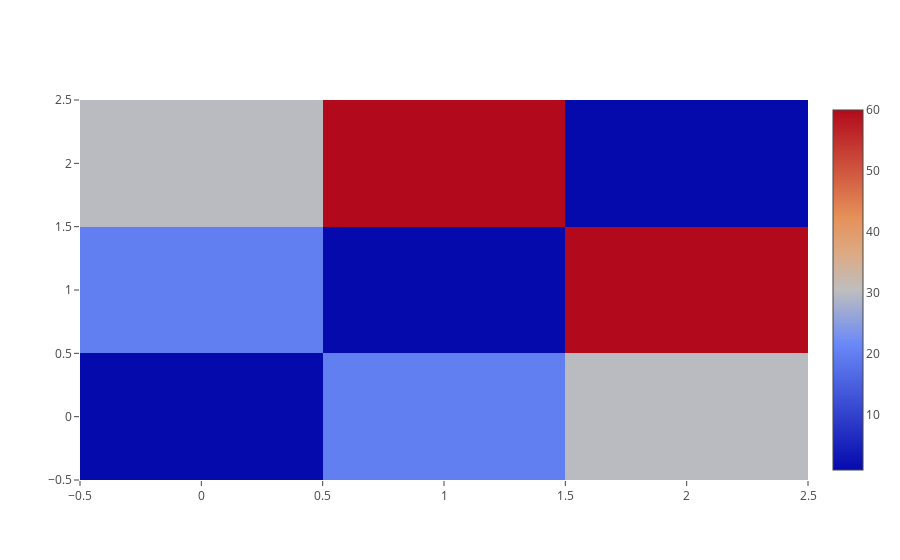

Write notebook code for a chart like this one.
### Markdown cell above
## Plotly(data: plotly.graph_objs.graph_objs.Heatmap)

Using [plotly](https://github.com/plotly/plotly.py) library

### Code cell
import plotly
from IPython.display import display
import json

def Plotly(data=[], layout={}):
    bundle = {}
    bundle['application/vnd.plotly.v1+json'] = {
        'data': json.loads(json.dumps(data, cls=plotly.utils.PlotlyJSONEncoder)),
        'layout': json.loads(json.dumps(layout, cls=plotly.utils.PlotlyJSONEncoder)),
    }
    display(bundle, raw=True)
    
trace = plotly.graph_objs.Heatmap(z=[[1, 20, 30],
                      [20, 1, 60],
                      [30, 60, 1]])
data=[trace]
Plotly(data)

### Figure 1 — Plotly figure (JSON) as saved in the notebook; plotly's stock layout.template omitted (floating-point values rounded to 4 significant figures)
{"data": [{"type": "heatmap", "uid": "8a8d4d", "z": [[1, 20, 30], [20, 1, 60], [30, 60, 1]], "zauto": true, "zmax": 60, "zmin": 1}], "layout": {"autosize": true, "xaxis": {"autorange": true, "range": [-0.5, 2.5]}, "yaxis": {"autorange": true, "range": [-0.5, 2.5]}}}
